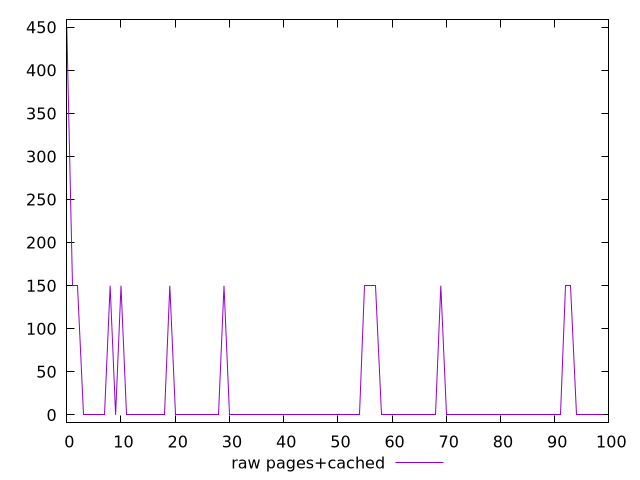

Source code (gnuplot):
$_rawPagesCached <<EOF
450
150
150
0
0
0
0
0
150
0
150
0
0
0
0
0
0
0
0
150
0
0
0
0
0
0
0
0
0
150
0
0
0
0
0
0
0
0
0
0
0
0
0
0
0
0
0
0
0
0
0
0
0
0
0
150
150
150
0
0
0
0
0
0
0
0
0
0
0
150
0
0
0
0
0
0
0
0
0
0
0
0
0
0
0
0
0
0
0
0
0
0
150
150
0
0
0
0
0
0
EOF
set key outside below
set terminal pngcairo
set output "report_00006_2020-11-02T20-21-41.718Z/unused-css-rules/pages+cached//raw.png"
set yrange [-9:459]
plot $_rawPagesCached title "raw pages+cached" with line ,
